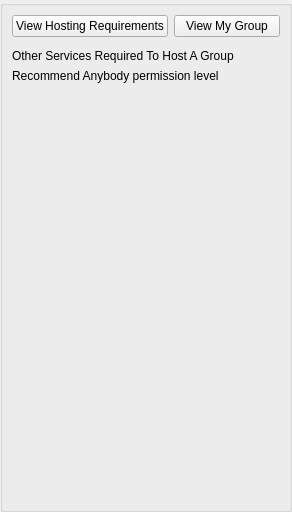
<?xml version="1.0" encoding="UTF-8"?>
<ui version="4.0">
 <class>AppletSettingsHostGroupUi</class>
 <widget class="QWidget" name="AppletSettingsHostGroupUi">
  <property name="geometry">
   <rect>
    <x>0</x>
    <y>0</y>
    <width>292</width>
    <height>512</height>
   </rect>
  </property>
  <property name="sizePolicy">
   <sizepolicy hsizetype="Expanding" vsizetype="Expanding">
    <horstretch>0</horstretch>
    <verstretch>0</verstretch>
   </sizepolicy>
  </property>
  <property name="windowTitle">
   <string>Host A Group</string>
  </property>
  <layout class="QVBoxLayout" name="verticalLayout">
   <property name="spacing">
    <number>0</number>
   </property>
   <property name="leftMargin">
    <number>0</number>
   </property>
   <property name="topMargin">
    <number>0</number>
   </property>
   <property name="rightMargin">
    <number>0</number>
   </property>
   <property name="bottomMargin">
    <number>0</number>
   </property>
   <item>
    <widget class="QGroupBox" name="ItemsGroupBox">
     <property name="minimumSize">
      <size>
       <width>0</width>
       <height>0</height>
      </size>
     </property>
     <property name="title">
      <string/>
     </property>
     <layout class="QVBoxLayout" name="verticalLayout_2">
      <item>
       <layout class="QHBoxLayout" name="horizontalLayout">
        <item>
         <widget class="QPushButton" name="m_HostingRequirementsButton">
          <property name="text">
           <string>View Hosting Requirements</string>
          </property>
         </widget>
        </item>
        <item>
         <widget class="QPushButton" name="m_ViewMyGroupButton">
          <property name="text">
           <string>View My Group</string>
          </property>
         </widget>
        </item>
       </layout>
      </item>
      <item>
       <widget class="PluginSettingsWidget" name="m_PluginSettingsWidget" native="true"/>
      </item>
      <item>
       <widget class="QLabel" name="label">
        <property name="text">
         <string>Other Services Required To Host A Group</string>
        </property>
       </widget>
      </item>
      <item>
       <widget class="QLabel" name="label_2">
        <property name="text">
         <string>Recommend Anybody permission level</string>
        </property>
       </widget>
      </item>
      <item>
       <widget class="PermissionWidget" name="m_ConnectTestPermissinWidget" native="true"/>
      </item>
      <item>
       <widget class="FriendListWidget" name="friendListWidget" native="true">
        <property name="sizePolicy">
         <sizepolicy hsizetype="Expanding" vsizetype="Expanding">
          <horstretch>0</horstretch>
          <verstretch>0</verstretch>
         </sizepolicy>
        </property>
       </widget>
      </item>
     </layout>
    </widget>
   </item>
  </layout>
 </widget>
 <customwidgets>
  <customwidget>
   <class>FriendListWidget</class>
   <extends>QWidget</extends>
   <header>FriendListWidget.h</header>
   <container>1</container>
  </customwidget>
  <customwidget>
   <class>PermissionWidget</class>
   <extends>QWidget</extends>
   <header>PermissionWidget.h</header>
   <container>1</container>
  </customwidget>
  <customwidget>
   <class>PluginSettingsWidget</class>
   <extends>QWidget</extends>
   <header>PluginSettingsWidget.h</header>
   <container>1</container>
  </customwidget>
 </customwidgets>
 <resources/>
 <connections/>
</ui>
